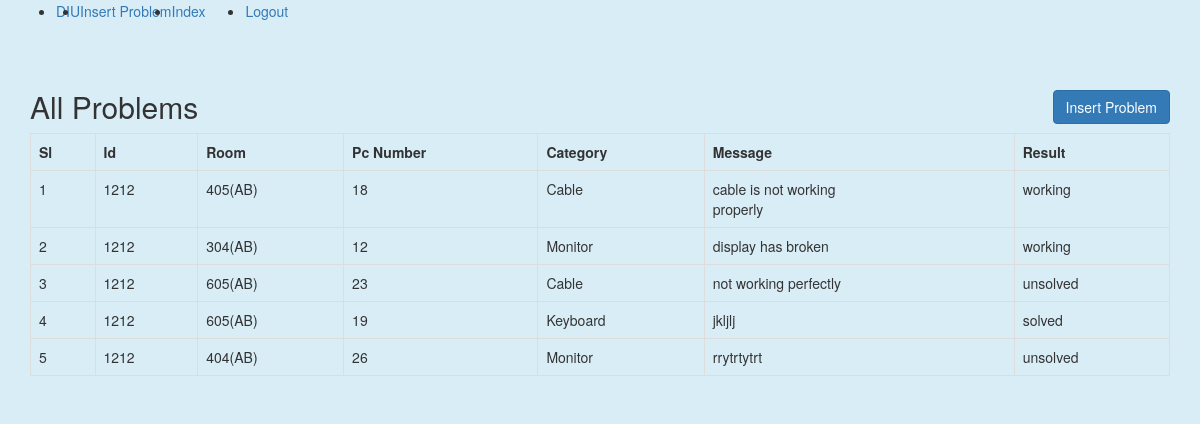
The page /StudentIndex.php (signed in) on the database its author committed.
### tables this page shows
CREATE TABLE `lab_problem` (
  `no` int(10) NOT NULL,
  `user_id` int(15) NOT NULL,
  `id` varchar(25) NOT NULL,
  `room` varchar(12) NOT NULL,
  `pc` int(15) NOT NULL,
  `hints` varchar(12) NOT NULL,
  `message` text NOT NULL,
  `result` varchar(15) NOT NULL DEFAULT 'unsolved'
);

### Lab.php (called while the page is built, shortened)
<?php
include 'DB.php';
class Lab{
    private $table = 'lab_problem';
    public function readIndividual(){
        $no = $_SESSION['id'];
        $sql = "select * from $this->table WHERE user_id = $no ORDER BY no DESC";
        $stmt = DB::prepare($sql);
        $stmt->execute();
        return $stmt->fetchAll();
    }
}
?>

### DB.php (called while the page is built, shortened)
<?php
class DB
{
    private static $pdo;
    public static function connection()
    {
        if(!isset(self::$pdo)){
            try {
                self::$pdo = new PDO('mysql:host=' . DB_HOST . ';dbname=' . DB_NAME, DB_USER, DB_PASS);
            }catch (PDOException $e){
                echo $e->getMessage();
            }
        }
        return self::$pdo;
    }
    public static function prepare($sql){
        return self::connection()->prepare($sql);
    }
}
?>

### StudentIndex.php (the view, shortened to what this page needs)
<?php
include 'header.php'; ?>
<?php
$lab = new Lab();
?>
    <div class="container">
        <div class="card mt-5">
            <div class="card-header">
                <h2><span>All Problems</span><span><a href="create.php" style="float: right" class="btn btn-primary">Insert Problem</a></span></h2>
            </div>
            <div class="card-body">
                <table class="table table-bordered">
                    <tr>
                        <th>Sl</th>
                        <th>Id</th>
                        <th>Room</th>
                        <th>Pc Number</th>
                        <th>Category</th>
                        <th>Message</th>
                        <th>Result</th>
                    </tr>
                    <?php $i=1;
                    foreach ($lab->readIndividual() as $lb) {?>
                        <tr>
                            <td><?php echo $i; ?></td>
                            <td><?php echo $lb['id']?></td>
                            <td><?php echo $lb['room']?></td>
                            <td><?php echo $lb['pc']?></td>
                            <td><?php echo $lb['hints']?></td>
                            <td><?php echo wordwrap($lb['message'],25,"<br>\n",TRUE)?></td>
                            <td><?php echo $lb['result']?></td>
                        </tr>
                        <?php
                        $i++;
                    }?>
                </table>
            </div>
        </div>
    </div>
<?php include 'footer.php'; ?>

### rows shown on the page
lab_problem: id "1212", room "405(AB)", pc "18", hints "Cable", message "cable is not working properly", result "working"
lab_problem: id "1212", room "304(AB)", pc "12", hints "Monitor", message "display has broken", result "working"
lab_problem: id "1212", room "605(AB)", pc "23", hints "Cable", message "not working perfectly", result "unsolved"
lab_problem: id "1212", room "605(AB)", pc "19", hints "Keyboard", message "jkljlj", result "solved"
lab_problem: id "1212", room "404(AB)", pc "26", hints "Monitor", message "rrytrtytrt", result "unsolved"
